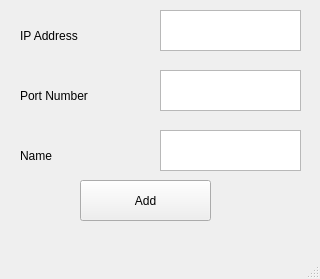
<?xml version="1.0" encoding="UTF-8"?>
<ui version="4.0">
 <class>Add_Slave</class>
 <widget class="QMainWindow" name="Add_Slave">
  <property name="geometry">
   <rect>
    <x>0</x>
    <y>0</y>
    <width>320</width>
    <height>279</height>
   </rect>
  </property>
  <property name="windowTitle">
   <string>AddSlave</string>
  </property>
  <property name="windowOpacity">
   <double>0.000000000000000</double>
  </property>
  <widget class="QWidget" name="centralwidget">
   <widget class="QTextEdit" name="IpAdress">
    <property name="geometry">
     <rect>
      <x>160</x>
      <y>10</y>
      <width>141</width>
      <height>41</height>
     </rect>
    </property>
    <property name="html">
     <string>&lt;!DOCTYPE HTML PUBLIC &quot;-//W3C//DTD HTML 4.0//EN&quot; &quot;http://www.w3.org/TR/REC-html40/strict.dtd&quot;&gt;
&lt;html&gt;&lt;head&gt;&lt;meta name=&quot;qrichtext&quot; content=&quot;1&quot; /&gt;&lt;style type=&quot;text/css&quot;&gt;
p, li { white-space: pre-wrap; }
&lt;/style&gt;&lt;/head&gt;&lt;body style=&quot; font-family:'Ubuntu'; font-size:11pt; font-weight:400; font-style:normal;&quot;&gt;
&lt;p style=&quot;-qt-paragraph-type:empty; margin-top:0px; margin-bottom:0px; margin-left:0px; margin-right:0px; -qt-block-indent:0; text-indent:0px;&quot;&gt;&lt;br /&gt;&lt;/p&gt;&lt;/body&gt;&lt;/html&gt;</string>
    </property>
   </widget>
   <widget class="QTextEdit" name="Port">
    <property name="geometry">
     <rect>
      <x>160</x>
      <y>70</y>
      <width>141</width>
      <height>41</height>
     </rect>
    </property>
   </widget>
   <widget class="QTextEdit" name="Name">
    <property name="geometry">
     <rect>
      <x>160</x>
      <y>130</y>
      <width>141</width>
      <height>41</height>
     </rect>
    </property>
   </widget>
   <widget class="QLabel" name="label">
    <property name="geometry">
     <rect>
      <x>20</x>
      <y>20</y>
      <width>121</width>
      <height>31</height>
     </rect>
    </property>
    <property name="text">
     <string>IP Address </string>
    </property>
   </widget>
   <widget class="QLabel" name="label_2">
    <property name="geometry">
     <rect>
      <x>20</x>
      <y>80</y>
      <width>121</width>
      <height>31</height>
     </rect>
    </property>
    <property name="text">
     <string>Port Number</string>
    </property>
   </widget>
   <widget class="QLabel" name="label_3">
    <property name="geometry">
     <rect>
      <x>20</x>
      <y>140</y>
      <width>121</width>
      <height>31</height>
     </rect>
    </property>
    <property name="text">
     <string>Name</string>
    </property>
   </widget>
   <widget class="QPushButton" name="BUT_Save">
    <property name="geometry">
     <rect>
      <x>80</x>
      <y>180</y>
      <width>131</width>
      <height>41</height>
     </rect>
    </property>
    <property name="text">
     <string>Add</string>
    </property>
   </widget>
  </widget>
  <widget class="QMenuBar" name="menubar">
   <property name="geometry">
    <rect>
     <x>0</x>
     <y>0</y>
     <width>320</width>
     <height>26</height>
    </rect>
   </property>
  </widget>
  <widget class="QStatusBar" name="statusbar"/>
 </widget>
 <resources/>
 <connections/>
</ui>
